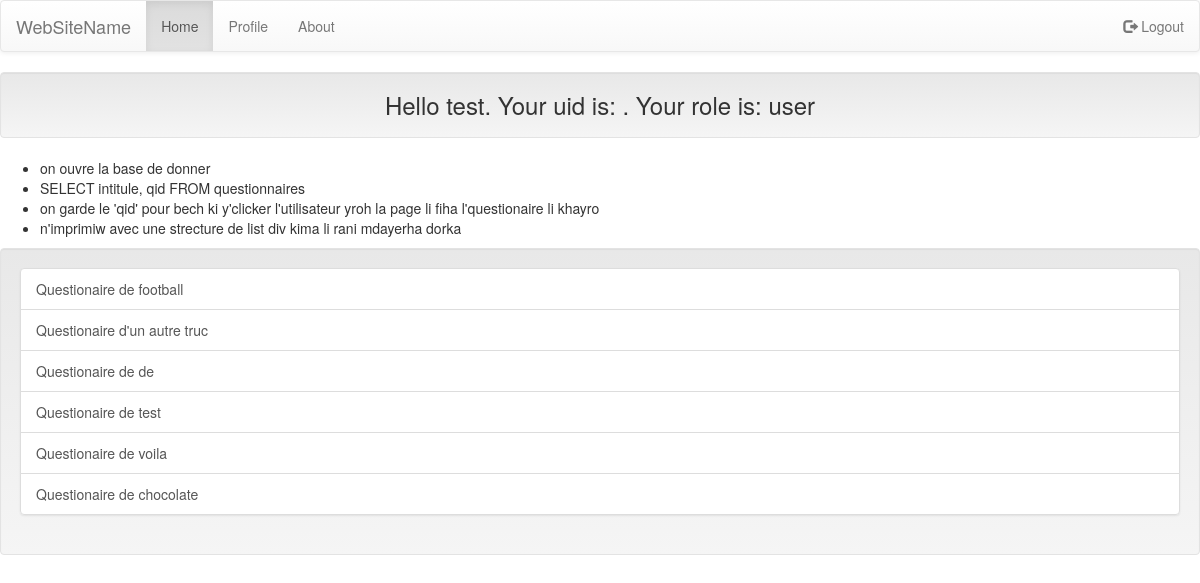
The page /home.php (signed in) on the database its author committed.
### tables this page shows
CREATE TABLE `questionnaires` (
  `qid` int(11) NOT NULL,
  `intitule` varchar(50) NOT NULL,
  `uid` int(11) NOT NULL
);

### user/user.php (the view)
<?php
echo"<ul>
<li>on ouvre la base de donner</li>
<li>SELECT intitule, qid FROM questionnaires</li>
<li> on garde le 'qid' pour bech ki y'clicker l'utilisateur yroh la page li fiha l'questionaire li khayro</li>
<li>n'imprimiw avec une strecture de list div kima li rani mdayerha dorka</li>
</ul>";
echo"<div class='well'>
<div class='list-group'>";
    $db = new PDO($dsn,$username,$password);
    $db->setAttribute(PDO::ATTR_ERRMODE, PDO::ERRMODE_EXCEPTION);
    $db->setAttribute(PDO::ATTR_DEFAULT_FETCH_MODE, PDO::FETCH_ASSOC);
    $SQL = "SELECT qid,intitule FROM questionnaires";
    $res = $db->query($SQL);
    foreach($res as $row){
        echo "<a href='user/repond_ques.php?qid=$row[qid]' class='list-group-item'>$row[intitule]</a>";
    }
echo "</div>
</div>";

### rows shown on the page
questionnaires: intitule "Questionaire de football"
questionnaires: intitule "Questionaire d'un autre truc"
questionnaires: intitule "Questionaire de de"
questionnaires: intitule "Questionaire de test"
questionnaires: intitule "Questionaire de voila"
questionnaires: intitule "Questionaire de chocolate"

### other values the page prints
$idm->getIdentity() "test"
$idm->getRole() "user"
